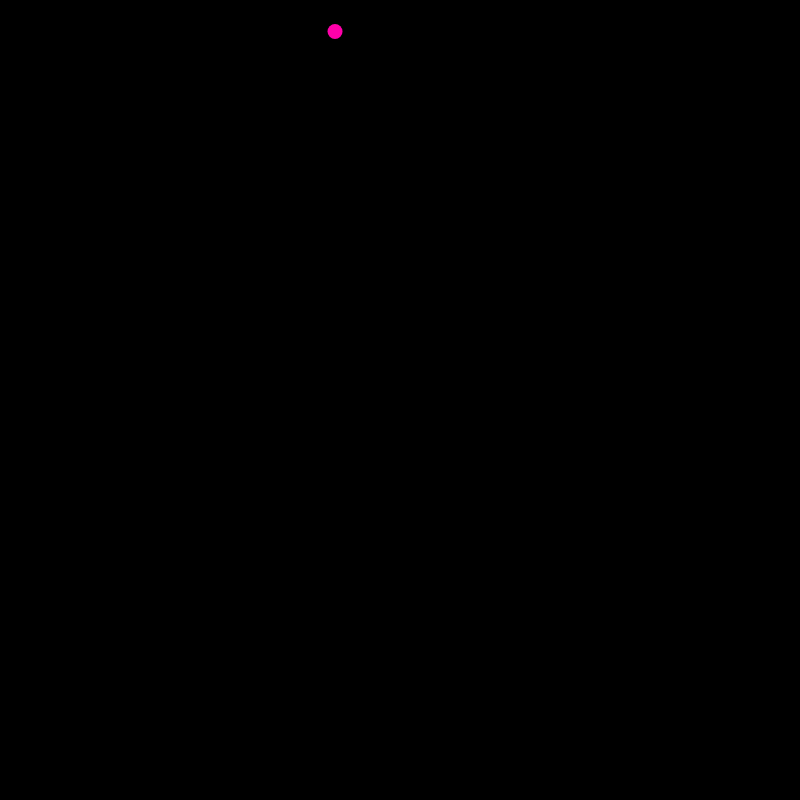
Frame 1 (no input)
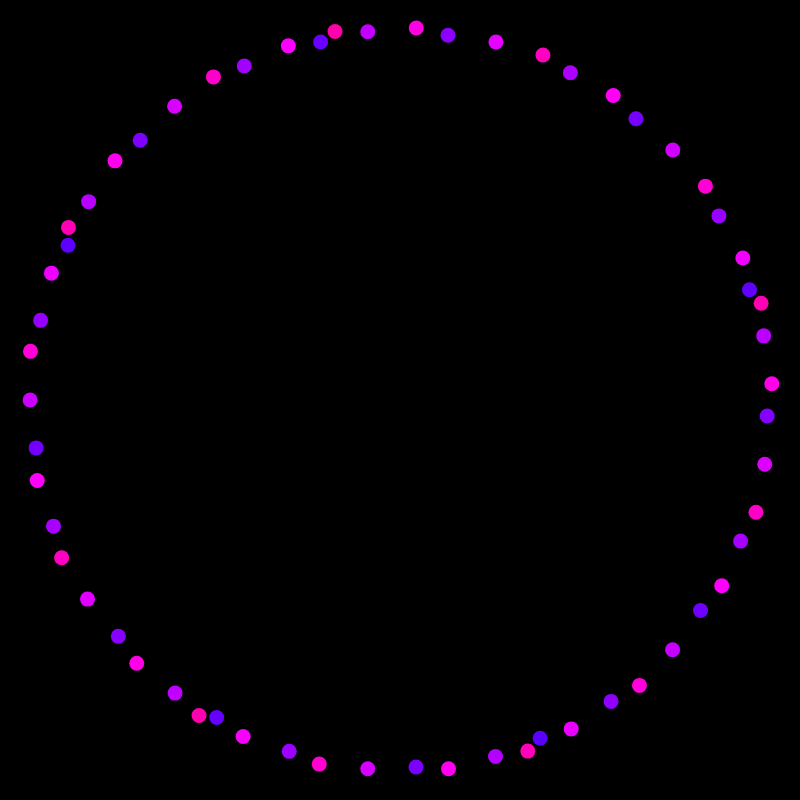
Frame 60 (no input)
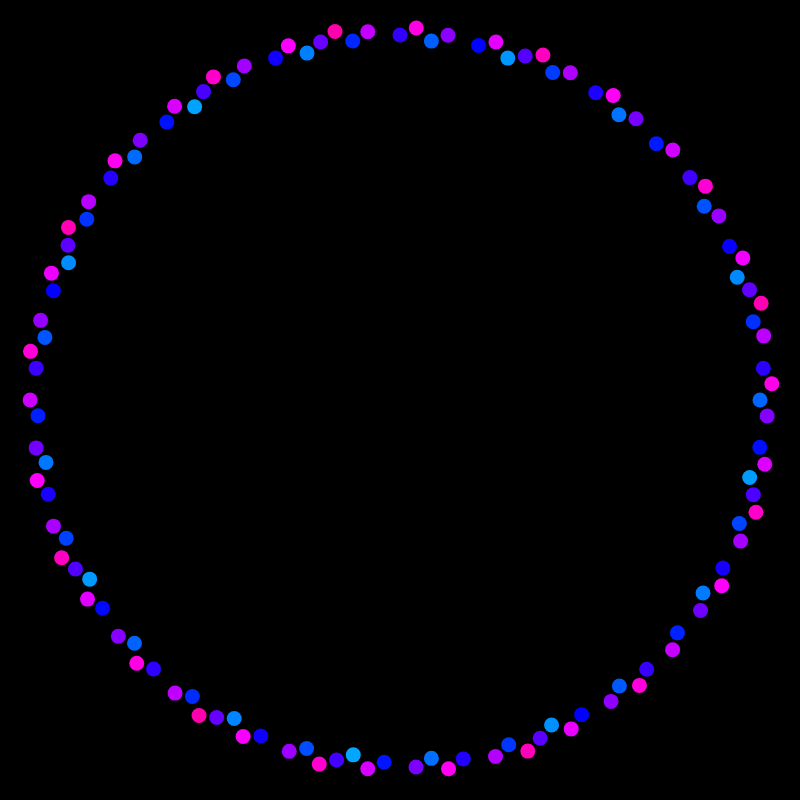
Frame 120 (the mouse pressed at the canvas centre since frame 60)

The p5.js sketch that drew these frames (run headless with seeded random() and noise() and a simulated clock; from frame 60 on, the mouse is pressed at the canvas centre):

// p5.js sketch
// ── sketch.js
var c = 10;
var n = 1400;

function setup() {
  createCanvas(800, 800);
  angleMode(DEGREES);
  background(0);
  colorMode(HSB);
  noStroke();
  //frameRate(12);
}

function draw() {
  fill(n%360,100,100);
  let p = n * 137.5;
  let r = c * sqrt(n);
  let x = r * cos(p) + width/2;
  let y = r * sin(p) + height/2;
  circle(x,y,15);
  if(n>0)  {
  n--;
  }
}
